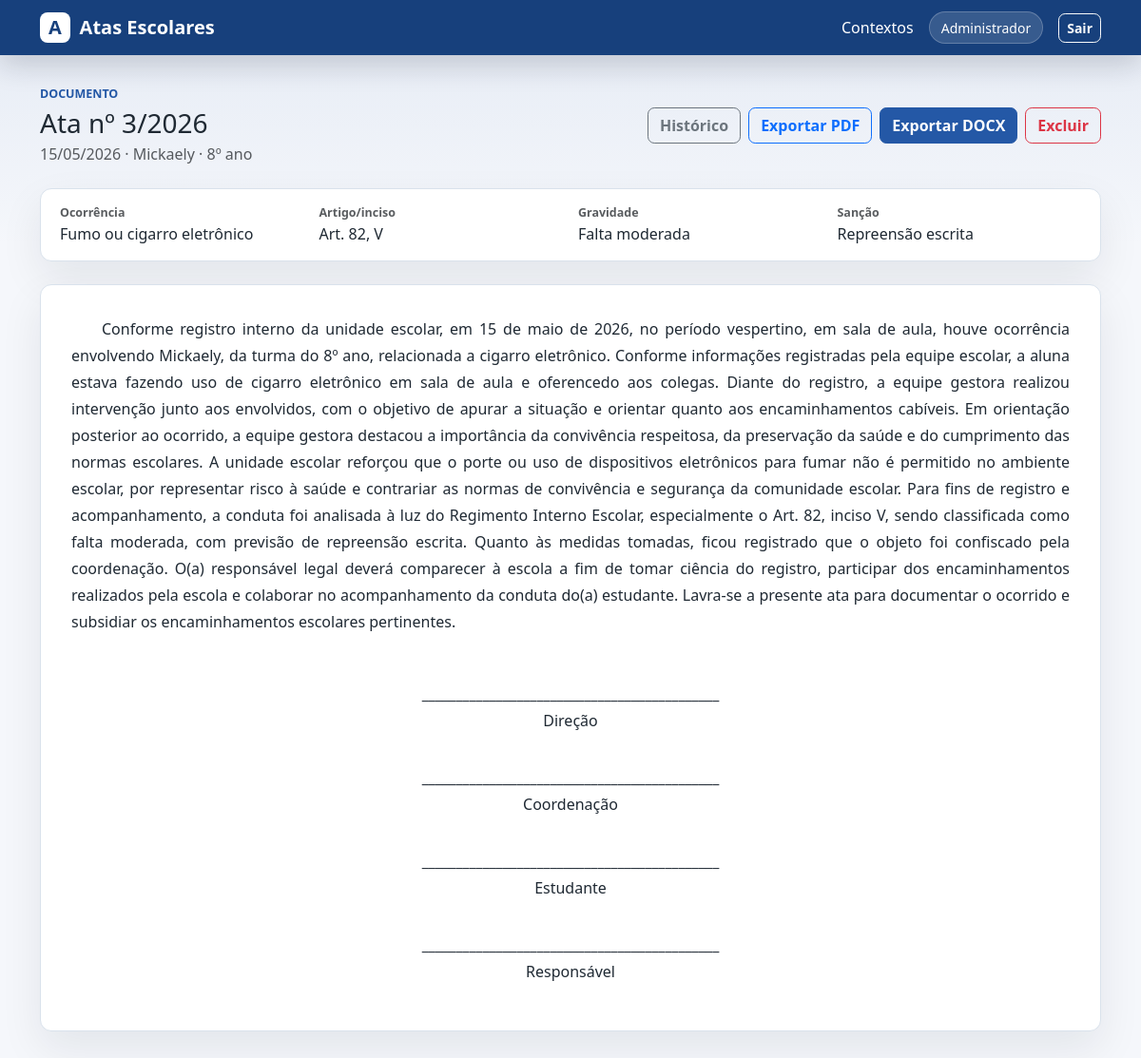
The app's page /atas/3 (signed in) with its own data.
### models.py (models this page shows)
class Usuario(Base):
    __tablename__ = "usuarios"
    id = Column(Integer, primary_key=True, index=True)
    nome = Column(String(120), nullable=False)
    usuario = Column(String(80), unique=True, index=True, nullable=False)
    senha_hash = Column(String(255), nullable=False)

class Ata(Base):
    __tablename__ = "atas"
    id = Column(Integer, primary_key=True, index=True)
    numero = Column(String(30), nullable=False)
    ano = Column(Integer, nullable=False)
    data_ocorrencia = Column(Date, nullable=False)
    periodo = Column(String(100), nullable=False)
    local = Column(String(150), nullable=False)
    alunos = Column(Text, nullable=False)
    turma = Column(String(80), nullable=False)
    tipo_ocorrencia = Column(String(180), nullable=False)
    relato_simples = Column(Text, nullable=False)
    providencias = Column(Text, nullable=False)
    responsavel_convocado = Column(Boolean, default=False)
    nome_responsavel = Column(String(180), nullable=True)
    reincidencia = Column(Boolean, default=False)
    artigo = Column(String(20), nullable=False)
    inciso = Column(String(20), nullable=False)
    gravidade = Column(String(80), nullable=False)
    sancao = Column(String(180), nullable=False)
    texto_gerado = Column(Text, nullable=False)
    assinaturas = Column(Text, nullable=False, default="")
    criado_em = Column(DateTime, default=datetime.utcnow, nullable=False)

### main.py (the view)
@app.get("/atas/{ata_id}")
def visualizar_ata(
    request: Request,
    ata_id: int,
    db: Session = Depends(get_db),
    user: Usuario = Depends(usuario_logado),
):
    ata = db.get(Ata, ata_id)
    if not ata:
        raise HTTPException(status_code=404, detail="Ata não encontrada")
    return templates.TemplateResponse(
        "visualizar_ata.html",
        {
            "request": request,
            "ata": ata,
            "assinaturas": desserializar_assinaturas(ata.assinaturas),
            "user": user,
        },
    )

### templates/visualizar_ata.html (shortened to what this page needs)
{% extends "base.html" %}
{% block content %}
<div class="d-flex flex-column flex-md-row justify-content-between gap-3 align-items-md-center mb-4">
  <div>
    <p class="section-kicker mb-1">Documento</p>
    <h1 class="h3 mb-1">Ata nº {{ ata.numero }}/{{ ata.ano }}</h1>
    <p class="text-muted mb-0">{{ ata.data_ocorrencia.strftime("%d/%m/%Y") }} · {{ ata.alunos }} · {{ ata.turma }}</p>
  </div>
  <div class="toolbar-actions">
    <a class="btn btn-outline-secondary" href="/">Histórico</a>
    <a class="btn btn-outline-primary" href="/atas/{{ ata.id }}/pdf">Exportar PDF</a>
    <a class="btn btn-primary" href="/atas/{{ ata.id }}/docx">Exportar DOCX</a>
    <form method="post" action="/atas/{{ ata.id }}/excluir" onsubmit="return confirm('Excluir definitivamente a ata nº {{ ata.numero }}/{{ ata.ano }}?');">
      <button class="btn btn-outline-danger" type="submit">Excluir</button>
    </form>
  </div>
</div>
<section class="detail-strip mb-4">
  <div class="row g-3">
    <div class="col-md-3"><span class="text-muted d-block">Ocorrência</span>{{ ata.tipo_ocorrencia }}</div>
    <div class="col-md-3"><span class="text-muted d-block">Artigo/inciso</span>Art. {{ ata.artigo }}, {{ ata.inciso }}</div>
    <div class="col-md-3"><span class="text-muted d-block">Gravidade</span>{{ ata.gravidade }}</div>
    <div class="col-md-3"><span class="text-muted d-block">Sanção</span>{{ ata.sancao }}</div>
  </div>
</section>
<article class="ata-document">
  {% for bloco in ata.texto_gerado.split("\n\n") %}
    <p>{{ bloco }}</p>
  {% endfor %}
  <div class="assinaturas">
    {% for assinatura in assinaturas %}
    <p>____________________________________________<br>{{ assinatura }}</p>
    {% endfor %}
  </div>
</article>
{% endblock %}

### templates/base.html (shortened to what this page needs)
<!doctype html>
<html lang="pt-br">
<head>
  <link href="https://cdn.jsdelivr.net/npm/bootstrap@5.3.3/dist/css/bootstrap.min.css" rel="stylesheet">
  <link href="{{ url_for('static', path='/style.css') }}" rel="stylesheet">
</head>
<body>
  <nav class="navbar navbar-expand-lg app-navbar">
    <div class="container">
      <a class="navbar-brand fw-semibold" href="/">
        <span class="brand-mark">A</span>
        Atas Escolares
      </a>
      {% if user %}
      <div class="d-flex align-items-center gap-3">
        <a class="nav-link text-white" href="/contextos">Contextos</a>
        <span class="user-chip">{{ user.nome }}</span>
        <a class="btn btn-sm btn-outline-light" href="/logout">Sair</a>
      </div>
      {% endif %}
    </div>
  </nav>
  <main class="container app-shell">
    {% block content %}{% endblock %}
  </main>
</body>
</html>

### static/style.css (style rules this page uses)
:root { --ink: #1f2933; --muted: #64748b; --line: #d9e2ec; --surface: #ffffff; --page: #f5f7fb; --primary: #2458a6; --primary-strong: #17407c; --green: #2f7d5c; --rose: #a23b5a; --shadow: 0 18px 45px rgba(15, 23, 42, 0.08); }
body { background: linear-gradient(180deg, rgba(36, 88, 166, 0.08), transparent 260px), var(--page); color: var(--ink); }
.app-navbar { background: var(--primary-strong); box-shadow: 0 10px 30px rgba(15, 23, 42, 0.18); }
.navbar-brand { color: #fff; display: inline-flex; align-items: center; gap: 0.6rem; }
.brand-mark { width: 2rem; height: 2rem; display: inline-grid; place-items: center; border-radius: 0.5rem; background: #ffffff; color: var(--primary-strong); font-weight: 800; }
.user-chip { color: #fff; background: rgba(255, 255, 255, 0.14); border: 1px solid rgba(255, 255, 255, 0.22); border-radius: 999px; padding: 0.35rem 0.75rem; font-size: 0.875rem; }
.app-shell { padding-top: 2rem; padding-bottom: 3rem; }
.section-kicker { color: var(--primary); font-size: 0.78rem; font-weight: 800; letter-spacing: 0; text-transform: uppercase; }
.btn { border-radius: 0.45rem; font-weight: 600; }
.btn-primary { background: var(--primary); border-color: var(--primary); }
.login-box, .form-surface, .editor-panel, .side-panel, .table-panel, .detail-strip, .ata-document { background: var(--surface); border: 1px solid var(--line); border-radius: 0.75rem; box-shadow: var(--shadow); }
.toolbar-actions { display: flex; flex-wrap: wrap; gap: 0.5rem; justify-content: flex-end; }
.detail-strip { padding: 1rem 1.25rem; }
.detail-strip span { font-size: 0.78rem; font-weight: 700; }
.ata-document { line-height: 1.75; padding: 2rem; }
.ata-document p { text-align: justify; text-indent: 2rem; }
.assinaturas { margin-top: 3rem; }
.assinaturas p { text-align: center; text-indent: 0; margin-top: 2rem; }

### records on screen
Usuario: nome "Administrador"
Ata: numero "3", ano "2026", data_ocorrencia "15/05/2026", alunos "Mickaely", turma "8º ano", tipo_ocorrencia "Fumo ou cigarro eletrônico", artigo "82", inciso "V", gravidade "Falta moderada", sancao "Repreensão escrita", texto_gerado "Conforme registro interno da unidade escolar, em 15 de maio de 2026, no período vespertino, em sala de aula, houve ocorrência envolvendo Mickaely, da turma do 8º ano, relacionada a cigarro eletrônico. Conforme informações registradas pela equipe escolar, a aluna estava fazendo uso de cigarro eletrônico em sala de aula e oferencedo aos colegas. Diante do registro, a equipe gestora realizou intervenção junto aos envolvidos, com o objetivo de apurar a situação e orientar quanto aos encaminhamentos cabíveis. Em orientação posterior ao ocorrido, a equipe gestora destacou a importância da convivência respeitosa, da preservação da saúde e do cumprimento das normas escolares. A unidade escolar…"

### other values on screen
{{ assinatura }} "Direção" "Coordenação" "Estudante" "Responsável"
